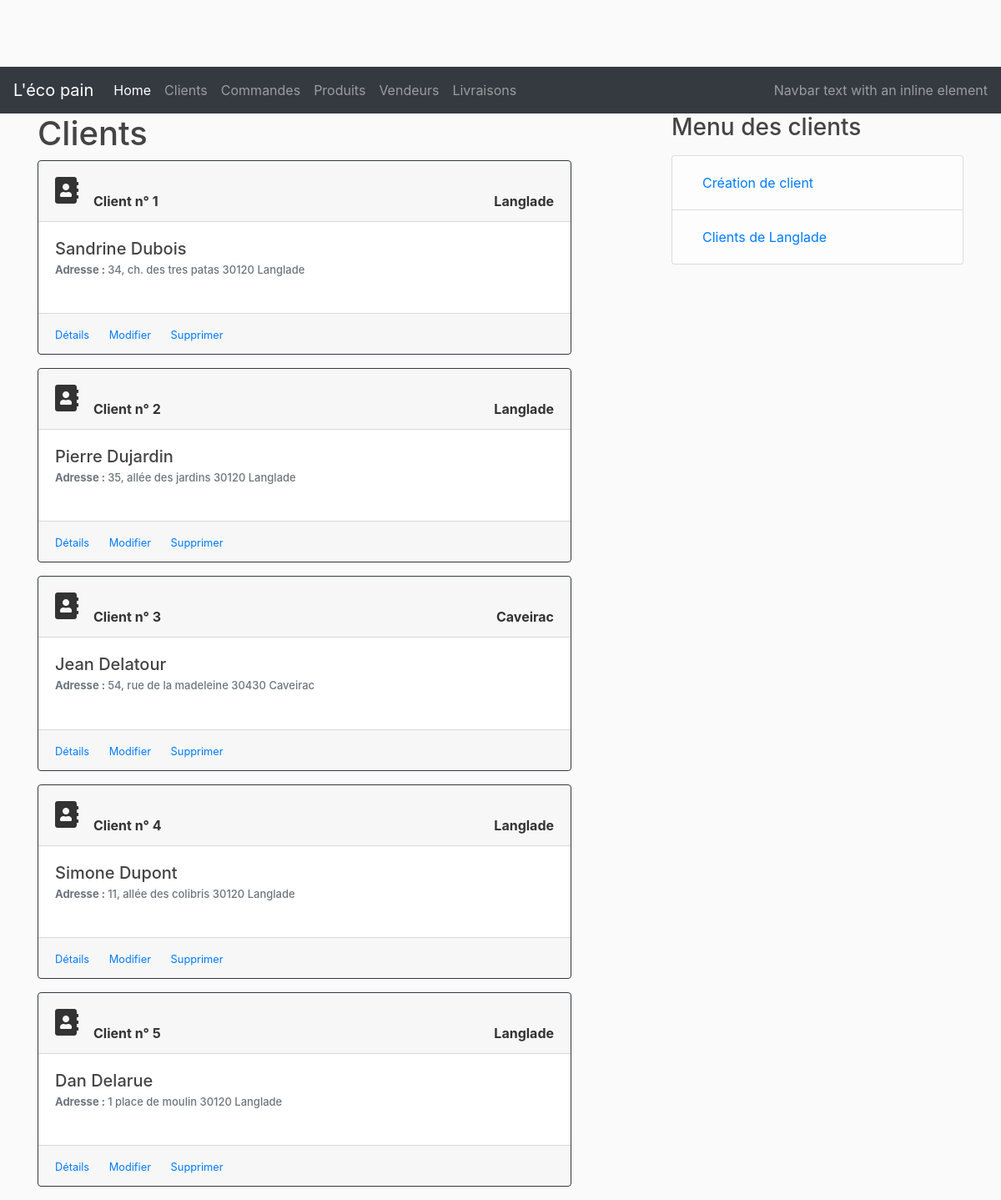
The page /customers on the database as committed earlier.
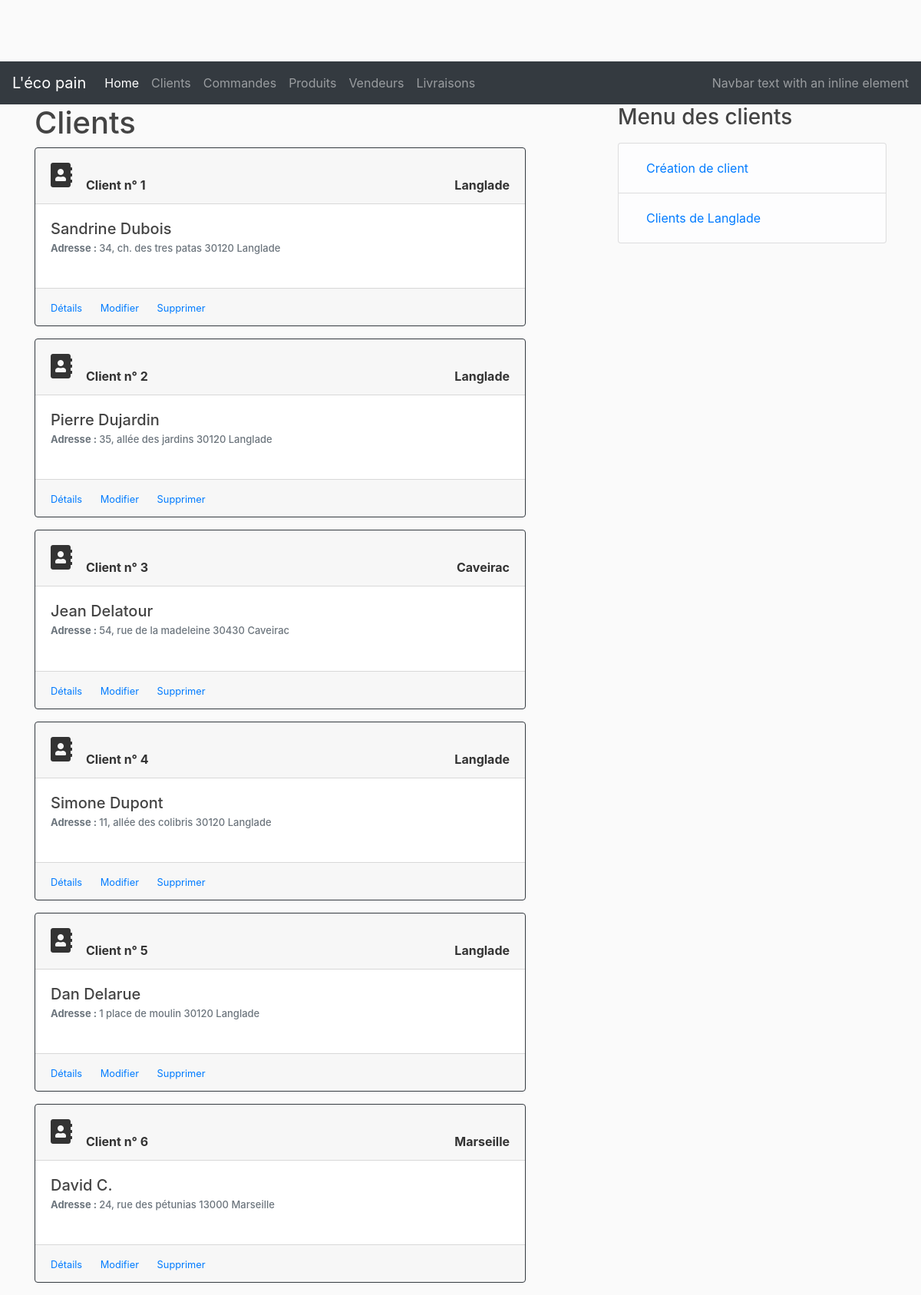
The same page on the database as committed later.
### lecopain/dao/customer.py (models this page shows, shortened)
class Customer(db.Model)        :
    __tablename__               = 'customers'
    id                          = db.Column(db.Integer, primary_key                             = True)
    firstname                   = db.Column(db.String(50), nullable                             = False)
    lastname                    = db.Column(db.String(50), nullable                             = False)
    address                     = db.Column(db.String(200))
    cp                          = db.Column(db.String(20))
    city                        = db.Column(db.String(50))
    email                       = db.Column(db.String(200), nullable                            = False)
    created_at                  = db.Column(db.DateTime, nullable                               = False, default = datetime.utcnow)
    orders                      = db.relationship('CustomerOrder', backref                      = 'owner', lazy  = True)

### lecopain/controllers/customer_controller.py (the view)
@customer_page.route("/customers", methods=['GET', 'POST'])
def customers():
    new_orders=[]
    customers = Customer.query.all()
    return render_template('/customers/customers_rest.html', customers=customers, cpt=0)

### lecopain/templates/customers/customers_rest.html (shortened to what this page needs)
{% extends "layout.html" %}
{% block content %}
<h1>Clients</h1>
    {% set count = O %}
    {% for customer in customers %}
    <div class="card border-dark mb-3" style="width: 40rem;">
        <div class="card-header">
                <span style="float: left; font-size: 2em;">
                    <i class="fas fa-address-book "> </i> &nbsp;
                </span>
                <br>
                <b>Client n° {{customer.id}}</b>
                <span style="float: right"><b>{{ customer.city }}</b></span>
        </div>
        <div class="card-body">
            <h5 class="card-title">
                {{customer.firstname}} {{customer.lastname}}
            </h5>
            <h6 class="card-subtitle mb-2 text-muted" style="font-size:13px;"><b>Adresse : </b>
                {{ customer.address }} {{ customer.cp }} {{ customer.city }}<br><br>
            </h6>
        </div>
        <div class="card-footer">
            <small class="text-muted">
                <a href="/customers/{{customer.id}}" class="card-link">Détails</a>
                <a href="/customers/update/{{customer.id}}" class="card-link">Modifier</a>
                <a href="/customers/delete/{{customer.id}}" class="card-link">Supprimer</a>
            </small>
        </div>
    </div>
    {% endfor %}
{% endblock %}
{% block right_menu %}
<div class="content-section">
    <h3>Menu des clients</h3>
    <p class='text-muted'>
        <ul class="list-group">
        <li class="list-group-item list-group-item-light">
            <a class="nav-link" href="/customers/new">Création de client</a></li>
        <li class="list-group-item list-group-item-light">
            <a class="nav-link" href="/customers/city/Langlade">Clients de Langlade</a></li>
        </ul>
    </p>
</div>
{% endblock %}

### lecopain/templates/layout.html (shortened to what this page needs)
<!DOCTYPE html>
<html>
<head>
  <link rel="stylesheet" href="https://stackpath.bootstrapcdn.com/bootstrap/4.2.1/css/bootstrap.min.css"
 />
  <link rel="stylesheet" type="text/css" href="{{ url_for('static', filename='main.css')}}" />
  <link rel="stylesheet" href="https://use.fontawesome.com/releases/v5.7.1/css/all.css"
 />
  <link rel="stylesheet"
    href="https://cdnjs.cloudflare.com/ajax/libs/tempusdominus-bootstrap-4/5.0.0-alpha14/css/tempusdominus-bootstrap-4.min.css" />
</head>
<body>
  <nav class="navbar navbar-expand-lg navbar-dark bg-dark">
    <a class="navbar-brand" href="#">L'éco pain</a>
    <div class="collapse navbar-collapse" id="navbarText">
      <ul class="navbar-nav mr-auto">
        <li class="nav-item active">
          <a class="nav-link" href="/">Home <span class="sr-only">(current)</span></a>
        </li>
        <li class="nav-item">
          <a class="nav-link" href="/customers">Clients</a>
        </li>
        <li class="nav-item">
          <a class="nav-link" href="/orders">Commandes</a>
        </li>
        <li class="nav-item">
          <a class="nav-link" href="/products">Produits</a>
        </li>
        <li class="nav-item">
          <a class="nav-link" href="/vendors">Vendeurs</a>
        </li>
        <li class="nav-item">
          <a class="nav-link" href="/deliveries">Livraisons</a>
        </li>
      </ul>
      <span class="navbar-text">
        Navbar text with an inline element
      </span>
    </div>
  </nav>
  <div class="container">
    <div class="row">
      <div class="col-md-8">
        {% block content %} {% endblock %}
      </div>
      <div class="col-md-4">
        {% block right_menu %} {% endblock %}
      </div>
    </div>
  </div>
</body>
</html>

### lecopain/static/main.css (style rules this page uses)
body { background: #fafafa; color: #333333; margin-top: 5rem; }
h1, h2, h3, h4, h5, h6 { color:#444444; }

Rows that differ between the two databases and show on the page:
added Customer: id "6", city "Marseille", firstname "David", lastname "C.", address "24, rue des pétunias", cp "13000"
